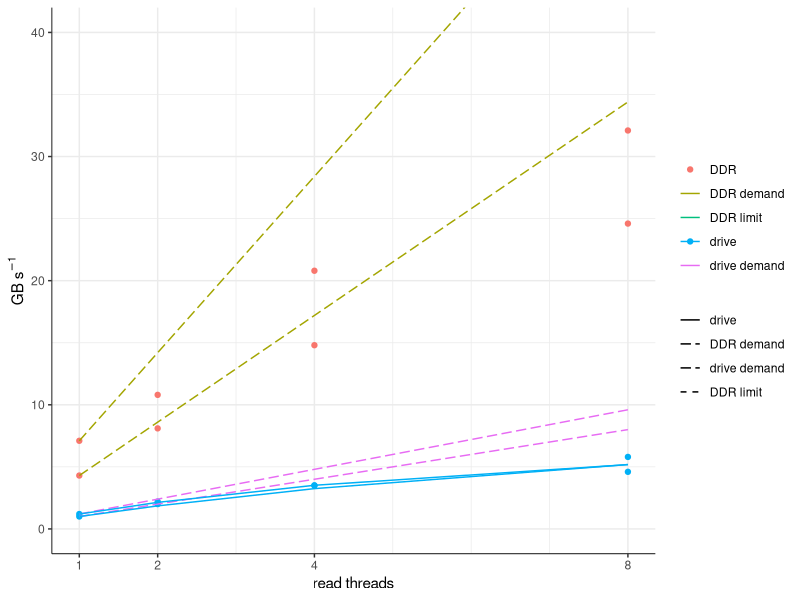

Write the R code that produced this figure.
library(dplyr)
library(ggplot2)

theme_set(theme_bw() + theme(axis.line = element_line(linewidth = 0.3), panel.border = element_blank()))

throughput = tibble(io = c(rep("buffered", 4), rep("unbuffered", 4)),
                    threads = rep(c(1, 2, 4, 8), 2), 
                    driveTransferRate = c(1.2, 2.2, 3.5, 4.6, 1.0, 2.0, 3.5, 5.8), # GB/s
                    ddrBandwidth = c(4.2 + 2.9, 6.0 +	4.8, 11.9 +	8.9, 18.9	+ 13.2, 2.3 + 2.0, 4.3 + 3.8, 7.9 + 6.9, 13.1 + 11.5), # GB/s
                    driveDemand = c(rep(driveTransferRate[1], 4), rep(driveTransferRate[5], 4)) * threads, # GB/s
                    ddrDemand = c(rep(ddrBandwidth[1], 4), rep(ddrBandwidth[5], 4)) * threads, # GB/s
                    practicalDdrLimit = 1 * 51.2) %>% # GB/s
  mutate(ddrDerating = 1 - (ddrDemand - c(rep(ddrBandwidth[1], 4), rep(ddrBandwidth[5], 4))) / (ddrDemand + practicalDdrLimit),
         throughputModel = driveDemand * ddrDerating)

ggplot() +
  geom_line(aes(x = threads, y = practicalDdrLimit, color = "DDR limit", linetype = "DDR limit"), throughput) +
  geom_point(aes(x = threads, y = driveTransferRate, color = "drive"), throughput) +
  geom_point(aes(x = threads, y = ddrBandwidth, color = "DDR"), throughput) +
  geom_line(aes(x = threads, y = driveDemand, color = "drive demand", group = io, linetype = "drive demand"), throughput) +
  geom_line(aes(x = threads, y = ddrDemand, color = "DDR demand", group = io, linetype = "DDR demand"), throughput) +
  geom_line(aes(x = threads, y = throughputModel, color = "drive", group = io, linetype = "drive"), throughput) +
  coord_cartesian(ylim = c(0, 40)) +
  labs(x = "read threads", y = bquote("GB s"^-1), color = NULL, linetype = NULL) +
  scale_linetype_manual(breaks = c("drive", "DDR demand", "drive demand", "DDR limit"), values = c("solid", "longdash", "longdash", "dashed")) +
  scale_x_continuous(breaks = c(1, 2, 4, 8, 16), minor_breaks = c(3, 5, 6, 7, 9, 10, 11, 12, 13, 14, 15))
